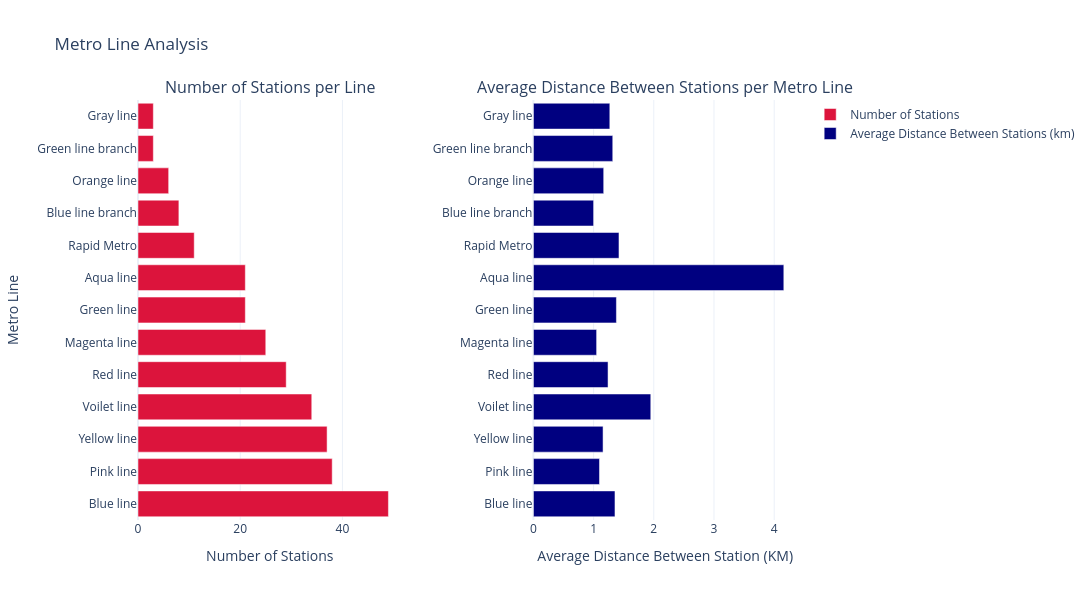

The cell this chart's notebook holds for it:
### Code cell
#creating subplots
fig=make_subplots(rows=1, cols=2, subplot_titles=('Number of Stations per Line', 'Average Distance Between Stations per Metro Line'), 
                  horizontal_spacing=0.2)

#plot for Number of Stations per Line
fig.add_trace(go.Bar(y=line_analysis['Line'], x=line_analysis['Number of Stations'], 
                     orientation='h', name= 'Number of Stations', marker_color='crimson'), row=1, col=1)

#plot for Number of Stations per Line
fig.add_trace(go.Bar(y=line_analysis['Line'], x=line_analysis['Average Distance Between Stations (km)'], 
                     orientation='h', name= 'Average Distance Between Stations (km)', marker_color='navy'), 
              row=1, col=2)

#update xaxis properties
fig.update_xaxes(title_text="Number of Stations", row=1, col=1)
fig.update_xaxes(title_text= "Average Distance Between Station (KM)", row=1, col=2)

#update yaxis properties
fig.update_yaxes(title_text='Metro Line', row=1, col=1)
fig.update_yaxes(title_text='', row=1, col=2)

#update layout
fig.update_layout(height=600, width=1200, title_text="Metro Line Analysis", template='plotly_white')

fig.show()

### Figure 1 — Plotly figure (JSON) as saved in the notebook; plotly's stock layout.template omitted (floating-point values rounded to 4 significant figures)
{"data": [{"marker": {"color": "crimson"}, "name": "Number of Stations", "orientation": "h", "type": "bar", "x": [49, 38, 37, 34, 29, 25, 21, 21, 11, 8, 6, 3, 3], "xaxis": "x", "y": ["Blue line", "Pink line", "Yellow line", "Voilet line", "Red line", "Magenta line", "Green line", "Aqua line", "Rapid Metro", "Blue line branch", "Orange line", "Green line branch", "Gray line"], "yaxis": "y"}, {"marker": {"color": "navy"}, "name": "Average Distance Between Stations (km)", "orientation": "h", "type": "bar", "x": [1.355, 1.098, 1.157, 1.95, 1.24, 1.05, 1.379, 4.16, 1.422, 1.0, 1.168, 1.318, 1.269], "xaxis": "x2", "y": ["Blue line", "Pink line", "Yellow line", "Voilet line", "Red line", "Magenta line", "Green line", "Aqua line", "Rapid Metro", "Blue line branch", "Orange line", "Green line branch", "Gray line"], "yaxis": "y2"}], "layout": {"annotations": [{"font": {"size": 16}, "showarrow": false, "text": "Number of Stations per Line", "x": 0.2, "xanchor": "center", "xref": "paper", "y": 1, "yanchor": "bottom", "yref": "paper"}, {"font": {"size": 16}, "showarrow": false, "text": "Average Distance Between Stations per Metro Line", "x": 0.8, "xanchor": "center", "xref": "paper", "y": 1, "yanchor": "bottom", "yref": "paper"}], "height": 600, "title": {"text": "Metro Line Analysis"}, "width": 1200, "xaxis": {"anchor": "y", "domain": [0, 0.4], "title": {"text": "Number of Stations"}}, "xaxis2": {"anchor": "y2", "domain": [0.6, 1], "title": {"text": "Average Distance Between Station (KM)"}}, "yaxis": {"anchor": "x", "domain": [0, 1], "title": {"text": "Metro Line"}}, "yaxis2": {"anchor": "x2", "domain": [0, 1], "title": {"text": ""}}}}
